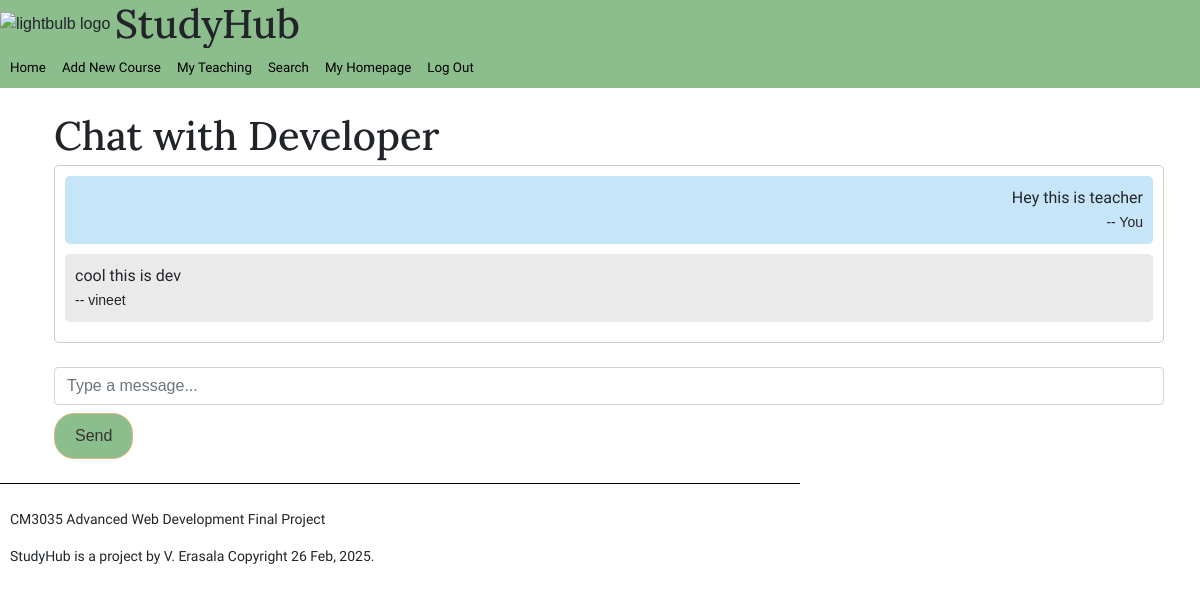
Screenshot of /chat/vineet (signed in) with the database file from the repository.
### study_hub/models.py (models this page shows)
class User(AbstractUser):
    is_teacher = models.BooleanField(default=False)
    name = models.CharField(max_length = 255)
    photo = models.ImageField(upload_to='profile_photos/', blank=True, null=True)
    groups = models.ManyToManyField(
        Group,
        blank=True,
        related_name="study_hub_user_set",
        related_query_name="user",
    )
    user_permissions = models.ManyToManyField(
        Permission,
        blank=True,
        related_name="study_hub_user_set",
        related_query_name="user",
    )

class ChatMessage(models.Model):
    sender = models.ForeignKey(User, on_delete=models.CASCADE, related_name='sent_messages')
    recipient = models.ForeignKey(User, on_delete=models.CASCADE, related_name='received_messages')
    message = models.TextField()
    timestamp = models.DateTimeField(auto_now_add=True)
    def __str__(self):
        return f"Message from {self.sender.username} to {self.recipient.username} at {self.timestamp}"

### study_hub/views.py (the view)
# urls.py: path('chat/<str:username>', views.chat_with_user, name='chat_with_user'),
@login_required
def chat_with_user(request, username):
    user_to_message = get_object_or_404(User, username=username)
    is_own_profile = request.user == user_to_message
    chat_log = ChatMessage.objects.filter(
        models.Q(sender=request.user, recipient = user_to_message) | models.Q(sender=user_to_message, recipient = request.user) #queries either user sending or receiving to this specific addressee
    ).order_by('timestamp') #objects will populate in ascending timestamp order
    print(chat_log)
    context = {
        'user_to_message':user_to_message,
        'is_own_profile':is_own_profile,
        'chat_log':chat_log,
        'user':request.user
    }
    return render(request, 'study_hub/chat.html', context)

### study_hub/templatetags/my_tags.py (called while the page is built)
@register.simple_tag
def todays_date():
    return datetime.datetime.now().strftime("%d %b, %Y")

### study_hub/templates/study_hub/chat.html (shortened to what this page needs)
{% extends "./base.html" %}
{% load bootstrap4 %}
{% block content %}
<div class="container m-4">
    {% if is_own_profile %}
    <h1>Your Notebook</h1>
    <p>Post notes and to-dos here for yourself to look at later.</p>
    {% else %}
    <h1>Chat with {{ user_to_message.name }}</h1>
    {% endif %}
    <div id="chat-log" class="chat-log">
        {% for chat in chat_log %}
        {% if user.id == chat.sender.id %}
        <div class="chat-message sender">
            <p>{{ chat.message }}</p>
            <small>-- You</small>
        </div>
        {% else %}
        <div class="chat-message receiver">
            <p>{{ chat.message }}</p>
            <small>-- {{ chat.sender }}</small>
        </div>
        {% endif %}
        {% endfor %}
    </div><br>
    <input id="chat-message-input" class="form-control" type="text" placeholder="Type a message...">
    <button id="chat-message-submit" class="btn btn-primary mt-2">Send</button>
</div>
{% endblock %}

### study_hub/static/css/study_hub.css (style rules this page uses)
body { font-family: Sans-Serif; margin: 0px; border: 0px; padding: 0px; }
h1,h2,h3, h4, h5 { margin-top: 15px; margin-bottom: 5px; font-family: 'Lora'; }
p, b, ul, form { font-family: 'Source Sans 3' }
.btn { border-radius: 20px; border-color:burlywood; padding: 10px 20px; background-color: #8cbd8c; color: #333; transition: background-color 0.3s ease; }
.chat-log { max-height: 500px; overflow-y: auto; border: 1px solid #ccc; padding: 10px; border-radius: 5px; }
.chat-message { padding: 10px; margin-bottom: 10px; border-radius: 5px; }
.chat-message p { margin: 0; padding: 0; }
.chat-message.sender { text-align: right; background-color: #c6e5f8; }
.chat-message.receiver { text-align: left; background-color: #eaeaea; }

### rows the page displays
User: name "Developer"
ChatMessage: message "Hey this is teacher"
ChatMessage: message "cool this is dev", sender "vineet"
